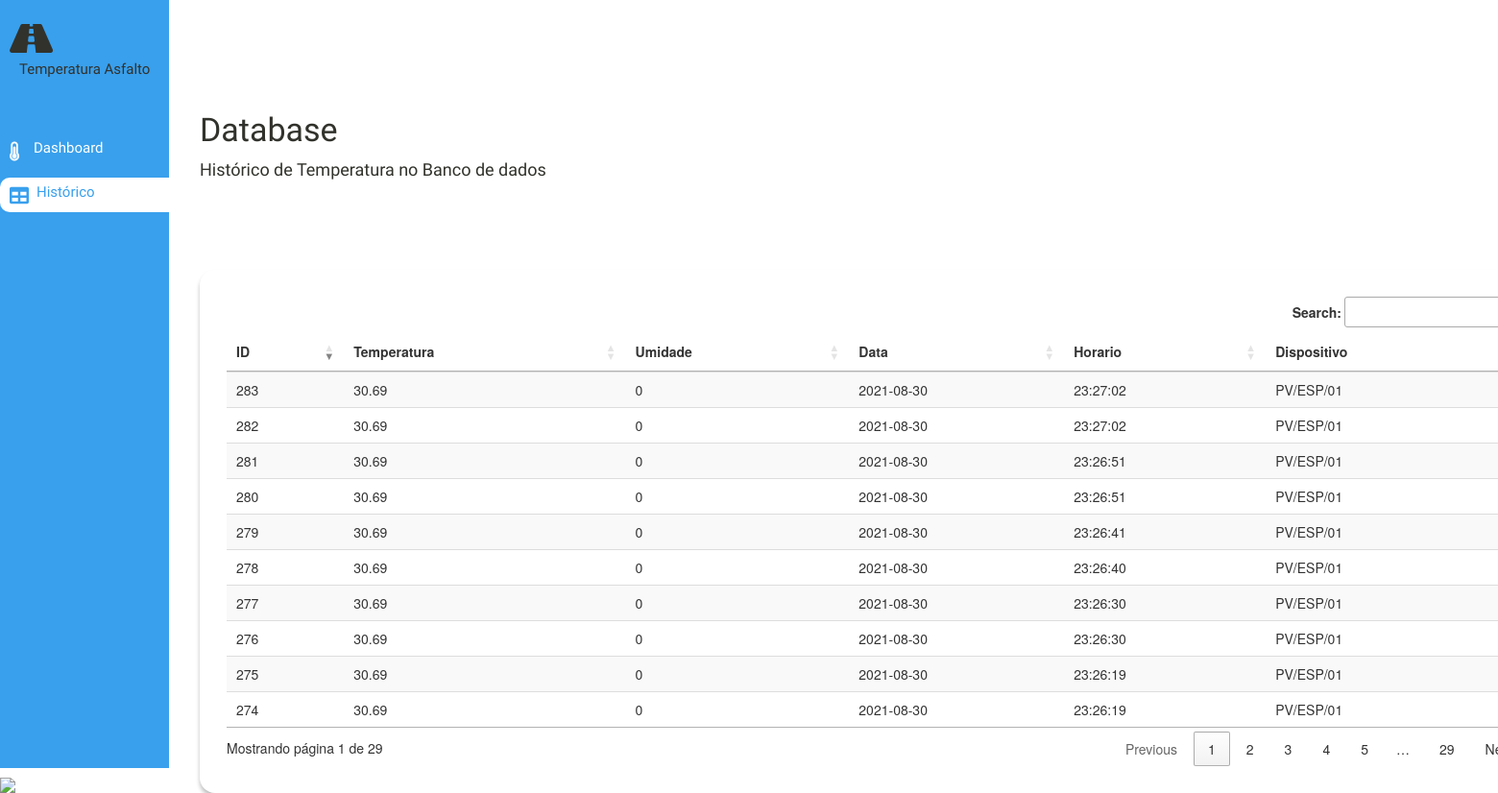
/historic, run on the app's committed database.
### tables this page shows
CREATE TABLE pavimentDatas(id INTEGER PRIMARY KEY AUTOINCREMENT, temperature NUMERIC, humidity NUMERIC, currentdate DATE, currentime TIME, device TEXT);

### app.py (the view)
@app.route("/historic")
def historic():
   conn=sqlite3.connect('asphalt.db')
   conn.row_factory = dict_factory
   c=conn.cursor()
   c.execute("SELECT * FROM pavimentDatas ORDER BY id DESC")
   readings = c.fetchall()
   return render_template('historic.html', readings=readings)

### app.py (called while the page is built)
def dict_factory(cursor, row):
    d = {}
    for idx, col in enumerate(cursor.description):
        d[col[0]] = row[idx]
    return d

### templates/historic.html (shortened to what this page needs)
<!DOCTYPE html>
<html lang="en">
  <head>
     <link rel="stylesheet" href="https://maxcdn.bootstrapcdn.com/bootstrap/3.3.6/css/bootstrap.min.css">
   <link rel="stylesheet" href="https://maxcdn.bootstrapcdn.com/bootstrap/3.3.6/css/bootstrap-theme.min.css">
    <link
      rel="stylesheet"
      href="https://use.fontawesome.com/releases/v5.7.2/css/all.css"
    />
    <link
      rel="stylesheet"
      href="https://maxcdn.bootstrapcdn.com/bootstrap/3.3.6/css/bootstrap.min.css"
    />
    <link
      href="//cdn.datatables.net/1.10.15/css/jquery.dataTables.min.css"
      rel="stylesheet"
    />
    <link rel="stylesheet" href="{{ url_for('static', filename='style-historic.css') }}">
  </head>
  <body>
    <div class="main">
      <div class="wrapper-left">
        <div class="header-temperatura-asfalto">
          <a href="/" class="active">
            <i class="fas fa-road" style="color: #32322c; font-size: 40px"></i>
            <p class="description-header">Temperatura Asfalto</p>
          </a>
        </div>
        <div class="navegacao-dashboard">
          <i class="fas fa-thermometer-three-quarters"></i>
          <p class="dashboard-text">
            <a href="./">Dashboard</a>
          </p>
        </div>
        <div class="navegacao-tabela">
          <i class="fas fa-table"></i>
          <p class="dashboard-text">
            <a class="history-text" href="#">Histórico</a>
          </p>
        </div>
        <div class="imagem">
          <img
            src="https://www.uema.br/wp-content/uploads/2019/06/UEMA_logo_oficial-4-351x185@2x.png"
          />
        </div>
      </div>
      <div class="wrapper-right">
        <div class="text">
          <p class="title">Database</p>
          <p class="description">Histórico de Temperatura no Banco de dados</p>
        </div>
        <div class="content">
	  <div class="card-table">
	    <table id="minhaTabela" class="table table-striped">
		<thead>
		   <tr>
		     <th>ID</th>
		     <th>Temperatura</th>
		     <th>Umidade</th>
		     <th>Data</th>
		     <th>Horario</th>
		     <th>Dispositivo</th>
		   </tr>
		</thead>
		<tbody>
		 {% for entry in readings %}
		    <tr><td>{{ entry.id }}</td>
		    <td>{{ entry.temperature }}</td>
		    <td>{{ entry.humidity }}</td>
		    <td>{{ entry.currentdate }}</td>
		    <td>{{ entry.currentime }}</td>
		    <td>{{ entry.device }}</td></tr>
		 {% endfor %}
		</tbody>
	     </table>
          </div>
	</div>
      </div>
    </div>
  </body>
</html>

### static/style-historic.css (style rules this page uses)
* { padding: 0; margin: 0; }
.main { display: inline-flex; }
.wrapper-left { background: #39a0ed; width: 176px; height: 100vh; }
.wrapper-right { position: relative; display: flex; flex-direction: column; width: 100vw; height: 100vh; }
.text { margin: 120px 32px 86px; }
.title { font-family: Suez One; font-style: normal; font-weight: normal; font-size: 34px; line-height: 31px; color: #32322c; margin-bottom: 17px; }
.description { font-family: Suez One; font-style: normal; font-weight: normal; font-size: 18px; line-height: 17px; color: #32322c; }
.card-table { width: 141rem; padding: 2.8rem; background: #fff; box-shadow: 0px 4px 4px rgb(0 0 0 / 25%); border-radius: 16px; margin-left: 32px; }
table { width:100%; }
.header-temperatura-asfalto { display: flex; margin-left: 10px; margin-top: 20px; font-family: Suez One; font-style: normal; font-weight: normal; font-size: 20px; line-height: 14px; color: #32322c; }
.header-temperatura-asfalto p { margin-top: 5px; margin-left: 10px; font-family: Suez One; font-style: normal; font-weight: normal; font-size: 15px; line-height: 14px; margin-bottom: 50px; color: #32322c; }
.navegacao-dashboard { display: flex; margin-top: 10px; background-color: #39a0ed; border-radius: 10px 0px 0px 10px; width: 100%; height: 36px; align-items: center; }
.navegacao-dashboard a { text-decoration: none; color: #fff; }
.navegacao-dashboard i { color: #fff; font-size: 20px; margin-left: 10px; margin-top: 2px; }
.navegacao-dashboard p { position: absolute; margin-top: 7px; margin-left: 35px; width: 44px; height: 15px; font-family: Suez One; font-style: normal; font-weight: normal; font-size: 15px; line-height: 13px; color: #fff; }
.navegacao-tabela { display: flex; margin-top: 10px; border-radius: 10px 0px 0px 10px; background-color: #fff; width: 100%; height: 36px; align-items: center; }
.navegacao-tabela i { color: #39a0ed; font-size: 20px; margin-left: 10px; margin-top: 2px; }
.navegacao-tabela a { text-decoration: none; color: #39a0ed; }
.navegacao-tabela p { position: absolute; margin-top: 7px; margin-left: 38px; width: 44px; height: 15px; font-family: Suez One; font-style: normal; font-weight: normal; font-size: 15px; line-height: 13px; color: #39a0ed; }
.imagem { position: absolute; bottom: 0; }
.imagem img { width: 150px; }
.wrapper-left a { text-decoration: none; }

### data on the page
pavimentDatas: id "283", temperature "30.69", humidity "0", currentdate "2021-08-30", currentime "23:27:02", device "PV/ESP/01"
pavimentDatas: id "282", temperature "30.69", humidity "0", currentdate "2021-08-30", currentime "23:27:02", device "PV/ESP/01"
pavimentDatas: id "281", temperature "30.69", humidity "0", currentdate "2021-08-30", currentime "23:26:51", device "PV/ESP/01"
pavimentDatas: id "280", temperature "30.69", humidity "0", currentdate "2021-08-30", currentime "23:26:51", device "PV/ESP/01"
pavimentDatas: id "279", temperature "30.69", humidity "0", currentdate "2021-08-30", currentime "23:26:41", device "PV/ESP/01"
pavimentDatas: id "278", temperature "30.69", humidity "0", currentdate "2021-08-30", currentime "23:26:40", device "PV/ESP/01"
pavimentDatas: id "277", temperature "30.69", humidity "0", currentdate "2021-08-30", currentime "23:26:30", device "PV/ESP/01"
pavimentDatas: id "276", temperature "30.69", humidity "0", currentdate "2021-08-30", currentime "23:26:30", device "PV/ESP/01"
pavimentDatas: id "275", temperature "30.69", humidity "0", currentdate "2021-08-30", currentime "23:26:19", device "PV/ESP/01"
pavimentDatas: id "274", temperature "30.69", humidity "0", currentdate "2021-08-30", currentime "23:26:19", device "PV/ESP/01"
